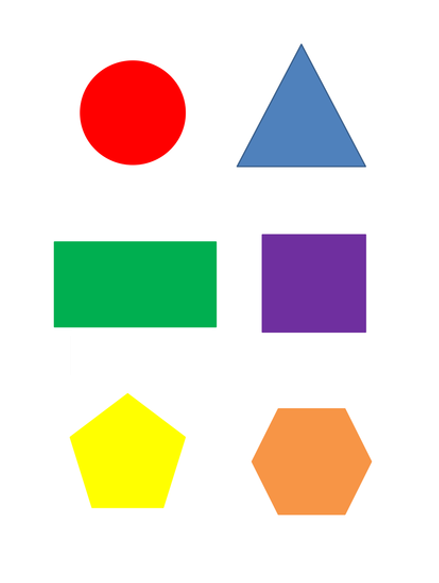
#> input picture wkwk.png, 439 x 583 px
$ python final_project.py
#> lines starting #> are read from the running program, lines starting #| are printed output that depends on the picture; after the words box and inside, x2 and y2 are one past the last pixel; in counts of white or black regions, pixels touching at a corner belong together
#https://pyefd.readthedocs.io/en/latest/#first
#https://github.com/lp02781/kapalTenggelam/blob/master/src/groundserver/src/identificationPlane.cpp

import cv2
import numpy
from skimage import color
import numpy as np
from pyefd import elliptic_fourier_descriptors
import pyefd
green_retangle=[61, 99, 220, 255, 128, 176]
blue_triangle= [43, 127, 0, 210, 125, 196]
orange_hexagon= [0, 61, 69, 210, 184, 251]
red_circle= [0, 12, 76, 255, 255, 255]
purple_square= [132, 173, 23, 238, 123, 251]
yellow_pentagon= [9, 182, 80, 255, 255, 255]
color = blue_triangle
hL = color[0];
hH = color[1];
sL = color[2];
sH = color[3];
vL = color[4];
vH = color[5];
def efd_feature(contour):
    coeffs = elliptic_fourier_descriptors(
        contour, order=10, normalize=True)
    return coeffs.flatten()[3:]
LowerRegion = np.array([hL,sL,vL],np.uint8)
upperRegion = np.array([hH,sH,vH],np.uint8)
img = cv2.imread('wkwk.png')
#> img is the input picture: shape (583, 439, 3); mean B, G, R 214.1, 225.3, 229.2
haha = img
img = cv2.cvtColor(img, cv2.COLOR_BGR2HSV)
#> img: shape (583, 439, 3); mean H, S, V 15.6, 50.9, 244.2
img = cv2.inRange(img,LowerRegion,upperRegion)
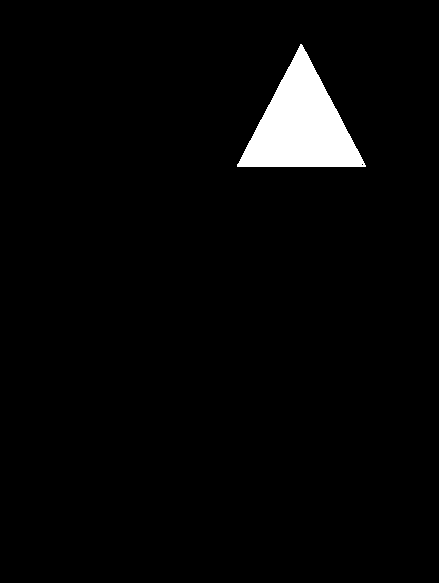
#> img: shape (583, 439); 3.2% white; 1 white region, box (x1, y1, x2, y2) and area: (237, 44, 366, 167) 8106
M = cv2.moments(img)
#> M = moments, m00 2067030, centre m10/m00, m01/m00 = (300.9, 125.1)
if M["m00"] == 0:
    cX = 0
    cY = 0
else:
    cX = int(M["m10"] / M["m00"])
#> cX = 300
    cY = int(M["m01"] / M["m00"])
#> cY = 125
img = cv2.Canny(img,100,200,5)
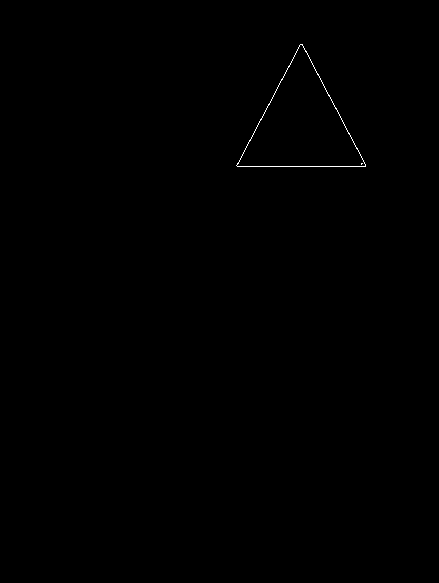
#> img: shape (583, 439); 0.15% white in thin lines or dots, all inside (x1, y1, x2, y2) = (236, 44, 366, 167)
cv2.imshow('raw', img)
contours, hierarchy = cv2.findContours(
    img, cv2.RETR_TREE, cv2.CHAIN_APPROX_SIMPLE)
#> contours = 3 contours, 1 with area under 20; largest, box (x1, y1, x2, y2) and area: (236, 44, 366, 167) 8047, (236, 44, 366, 167) 8034
coeffs = np.empty([80])
for cnt in contours:
    #coeffs = []
#> (the run stopped early here; a loop or call above may not have finished)
